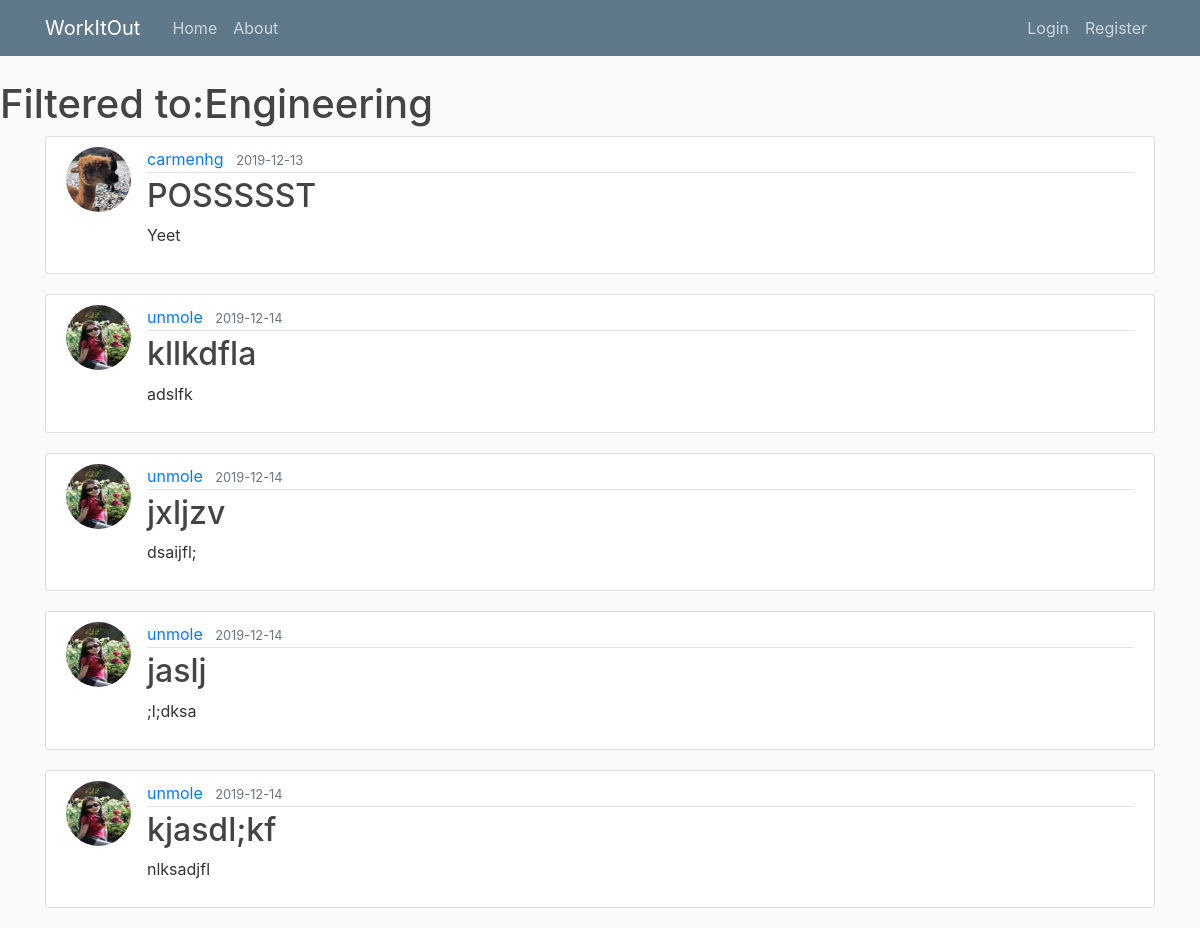
/Engineering, run on an earlier commit of the app's database.
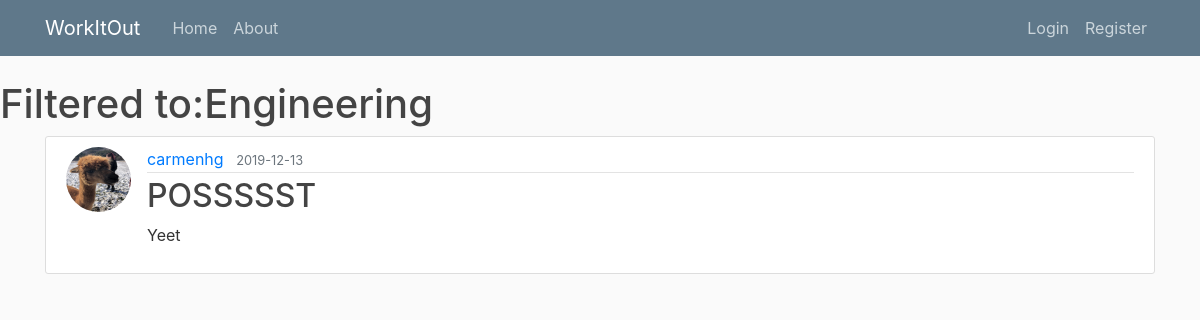
And on a later commit of the database.
### testing/models.py (models this page shows, shortened)
class Post(db.Model):
    id = db.Column(db.Integer, primary_key=True)
    title = db.Column(db.String(100), nullable=False)
    date_posted = db.Column(db.DateTime, nullable=False, default=datetime.utcnow)
    content = db.Column(db.Text, nullable=False)
    user_id = db.Column(db.Integer, db.ForeignKey('user.id'), nullable=False)

class User(db.Model, UserMixin):
    id = db.Column(db.Integer, primary_key=True)
    username = db.Column(db.String(20), unique=True, nullable=False)
    email = db.Column(db.String(120), unique=True, nullable=False)
    image_file = db.Column(db.String(20), nullable=False, default='default.jpg')
    password = db.Column(db.String(60), nullable=False)
    posts = db.relationship('Post', backref='author', lazy=True)

### testing/routes.py (the view)
@app.route("/Engineering")
def engineering():
    posts = Post.query.all()
    return render_template('engineering.html', posts=posts)

### testing/templates/engineering.html (shortened to what this page needs)
<!DOCTYPE html>
<html>
<head>
    <link rel="stylesheet" href="https://maxcdn.bootstrapcdn.com/bootstrap/4.0.0/css/bootstrap.min.css">
    <link rel="stylesheet" type="text/css" href="{{ url_for('static', filename='main.css') }}">
</head>
<body>
      <header class="site-header">
      <nav class="navbar navbar-expand-md navbar-dark bg-steel fixed-top">
        <div class="container">
          <a class="navbar-brand mr-4" href="/">WorkItOut</a>
          <div class="collapse navbar-collapse" id="navbarToggle">
            <div class="navbar-nav mr-auto">
              <a class="nav-item nav-link" href="{{ url_for('home') }}">Home</a>
              <a class="nav-item nav-link" href="{{ url_for('about') }}">About</a>
            </div>
            <div class="navbar-nav">
              {% if current_user.is_authenticated %}
                <a class="nav-item nav-link" href="{{ url_for('new_post') }}">New Post</a>
                <a class="nav-item nav-link" href="{{ url_for('account') }}">Account</a>
                <a class="nav-item nav-link" href="{{ url_for('logout') }}">Logout</a>
              {% else %}
                <a class="nav-item nav-link" href="{{ url_for('login') }}">Login</a>
                <a class="nav-item nav-link" href="{{ url_for('register') }}">Register</a>
              {% endif %}
            </div>
          </div>
        </div>
      </nav>
    </header>
    <h1> Filtered to:Engineering </h1>
    <main role="main" class="container">
   {% block engcontent %}
    {% for post in posts %}
        <article class="media content-section">
          <img class="rounded-circle article-img" src="{{ url_for('static', filename='profile_photos/' + post.author.image_file) }}">
          <div class="media-body">
            <div class="article-metadata">
              <a class="mr-2" href="#">{{ post.author.username }}</a>
              <small class="text-muted">{{ post.date_posted.strftime('%Y-%m-%d') }}</small>
            </div>
            <h2><a class="article-title" href="{{ url_for('post', post_id=post.id) }}">{{ post.title }}</a></h2>
            <p class="article-content">{{ post.content }}</p>
          </div>
        </article>
    {% endfor %}
{% endblock engcontent %}
    </main>
</body>
</html>

What changed in the data, as far as the page shows it:
removed Post: image_file (picture), author.username "unmole", date_posted "2019-12-14", title "kllkdfla", content "adslfk"
removed Post: image_file (picture), author.username "unmole", date_posted "2019-12-14", title "jxljzv", content "dsaijfl;"
removed Post: image_file (picture), author.username "unmole", date_posted "2019-12-14", title "jaslj", content ";l;dksa"
removed Post: image_file (picture), author.username "unmole", date_posted "2019-12-14", title "kjasdl;kf", content "nlksadjfl"
